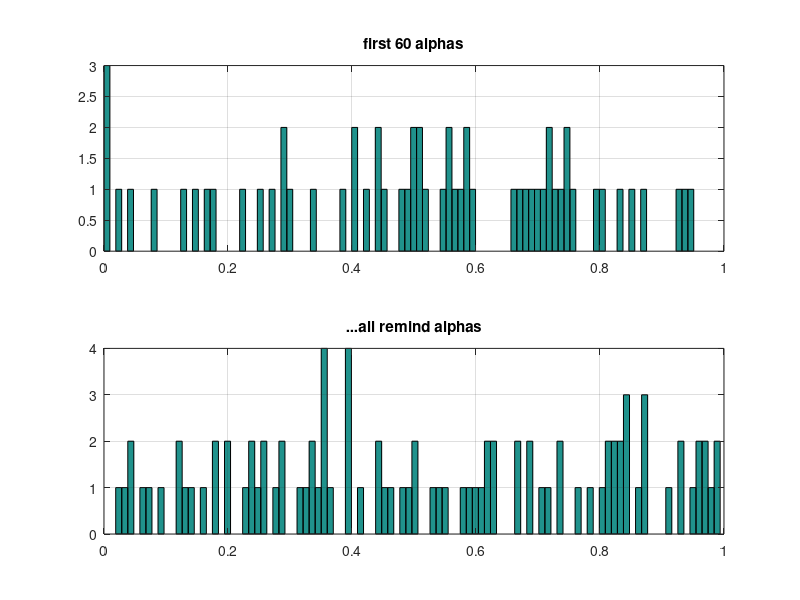

The MATLAB script that drew this image:
% Dummy MATLAB script - analysis of 32BTC Puzzle private keys - simulation
% of the key randomization - inspecting histograms
%
% Donations could be sent here: 1QKjnfVsTT1KXzHgAFUbTy3QbJ2Hgy96WU
% ( i am poor Ukrainian student that will really appreciate your 
% donates - have no home, living in the dorm and trying to cope 
% for the smallest flat in the city - with no success at the moment,
% nearly 10% of desired amount)

%% Clear all
close all;
clear all;
clc;

%% Compose alphas array in a "similar" to BTC32 way
    % Define the maximum integer generated by random generator
    % (BTC 32 have 2^255-2^256 i assume)
MAX_RANDOM_NUMBER = 10^14;
    % Define the maximum used/interesting integer - BTC 32 only the first
    % 160 numbers are interesting now - they are generated by projection
    % of the 2^255 random onto 2^{bits} space by taking the reminder i
    % assume
MAX_INTERESTING_NUMBER = 10^11;
    % Intervals are also growing logarithmic integers like in the BTC32
    % but with a smaller "logarithmic" step - MATLAB random integers are
    % limited to 52 bit
intervals = unique(ceil(logspace(0,log10(MAX_INTERESTING_NUMBER),160)'));
num_raw = randi(MAX_RANDOM_NUMBER,length(intervals),1);

for i=1:length(num_raw)
    num(i) = rem(num_raw(i), intervals(i));
    alpha(i) = num(i) / intervals(i);
end

%% Plot histograms for the first 60 alphas and the last alphas

fig = figure('Position',[10 10 1000 600]);

subplot(2,1,1);

hist(alpha(1:60),100);
title('first 60 alphas');
grid on;

subplot(2,1,2);
hist(alpha(61:end),100);
title('...all remind alphas');
grid on;

saveas(fig, 'alpha_simulation_hist.png');
close(fig)
